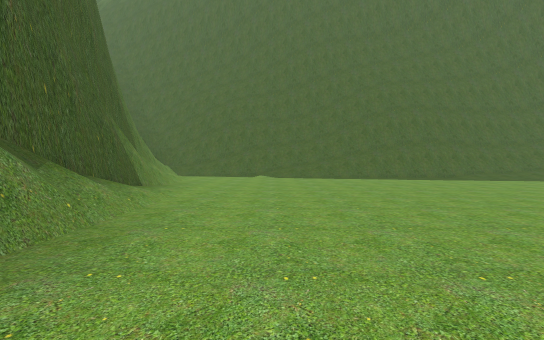
[1] (above)

22 first-person views from a walk through a Unity game level. The camera is 1.2 m above the floor, tilts 2° down and sees 90° across. The floor is counted in squares, 2 m on a side. Each view is taken from the middle of a square. On the plan, view 1 faces up. The plan holds only what a view shows up to about 9 squares ahead; the rest is blank. The place goes on beyond the plan. Some trees and plants on the terrain are drawn as simple stand-ins. The player character is not drawn.

[2]
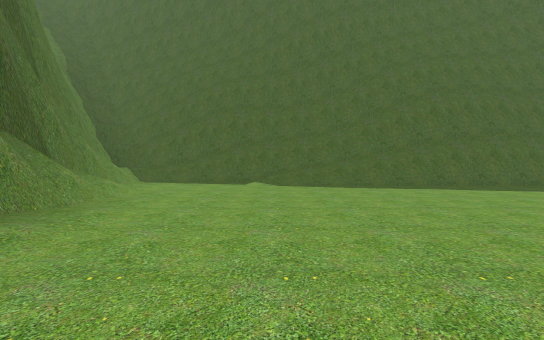

[3]
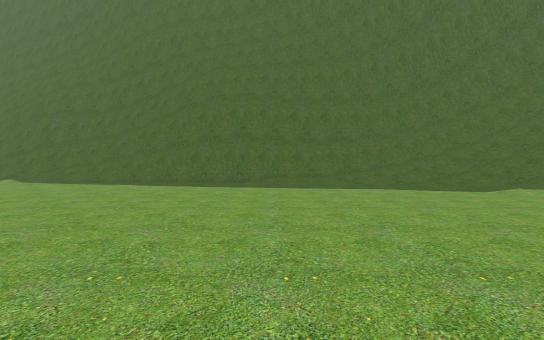

[4]
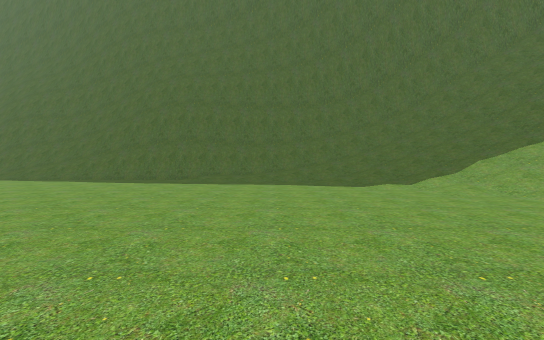

[5]
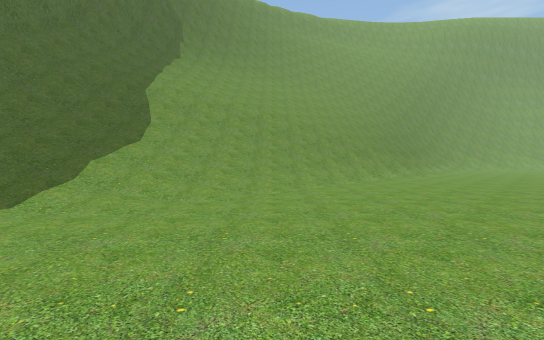

[6]
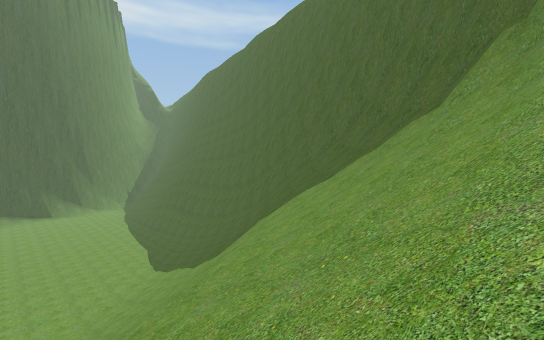

[7]
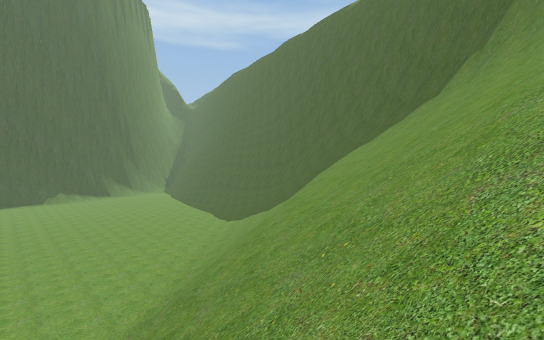

[8]
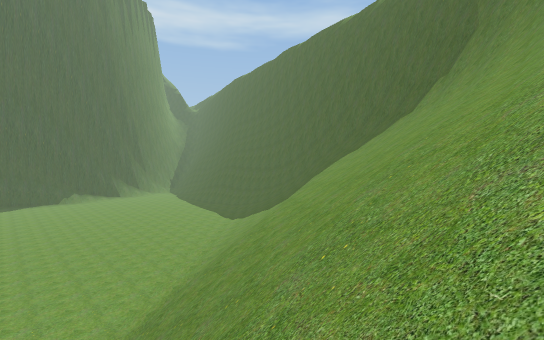

[9]
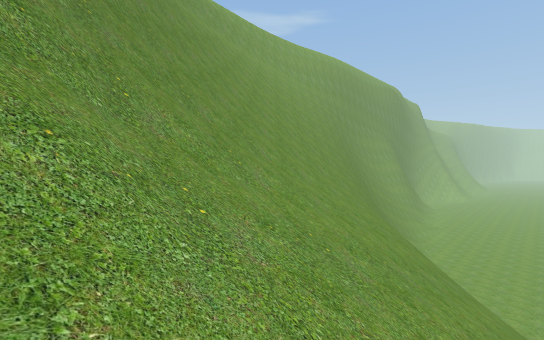

[10]
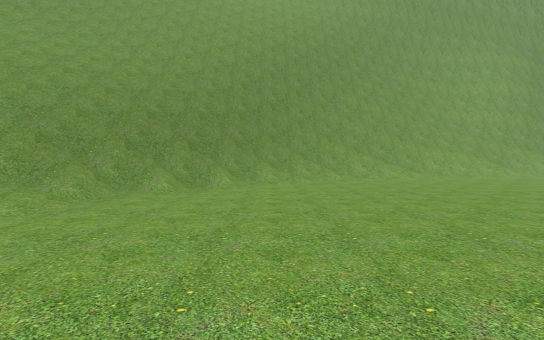

[11]
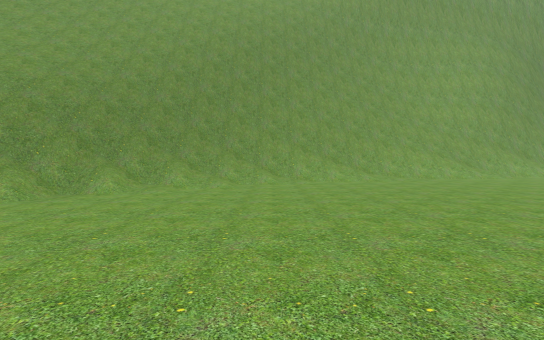

[12]
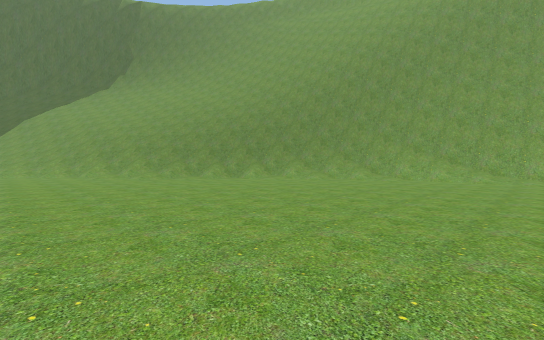

[13]
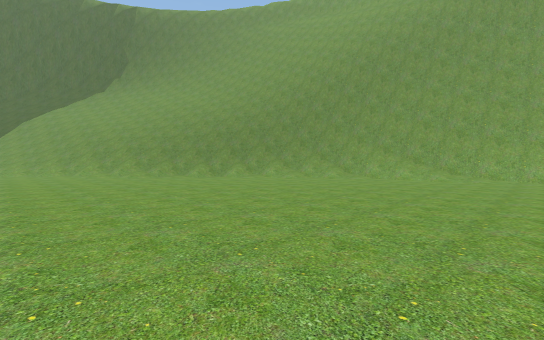

[14]
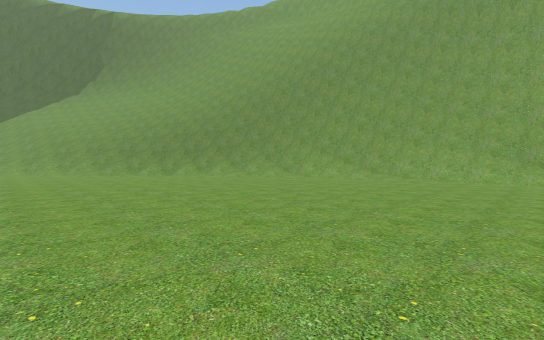

[15]
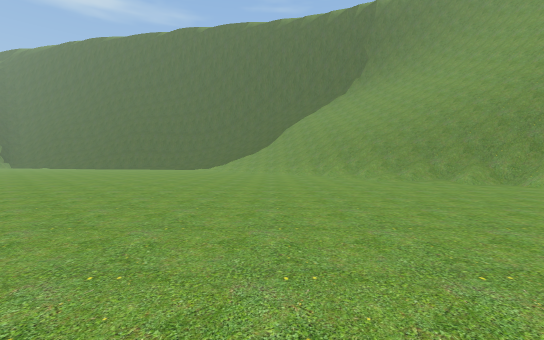

[16]
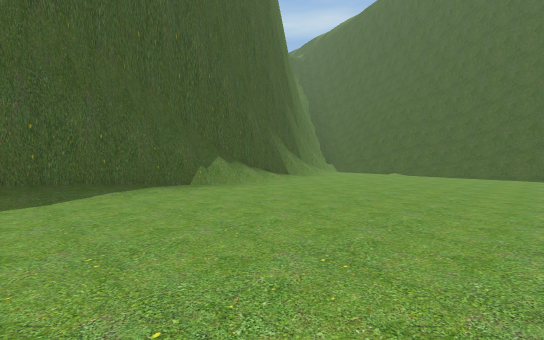

[17]
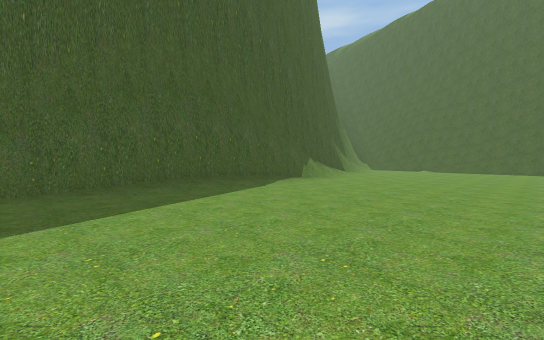

[18]
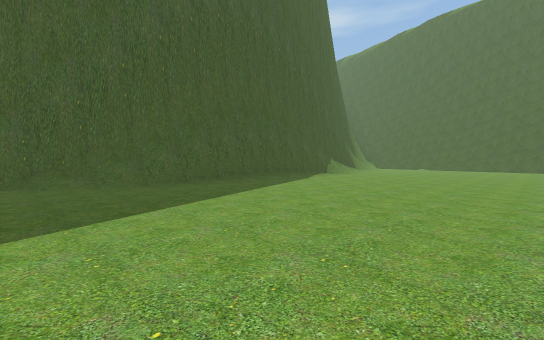

[19]
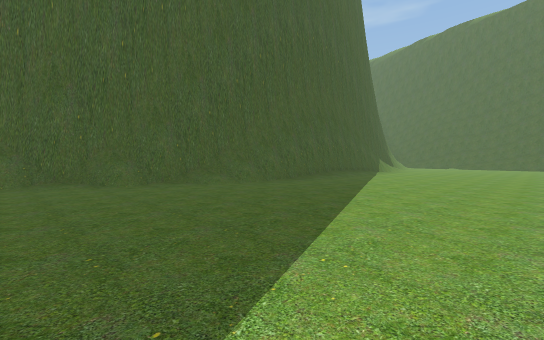

[20]
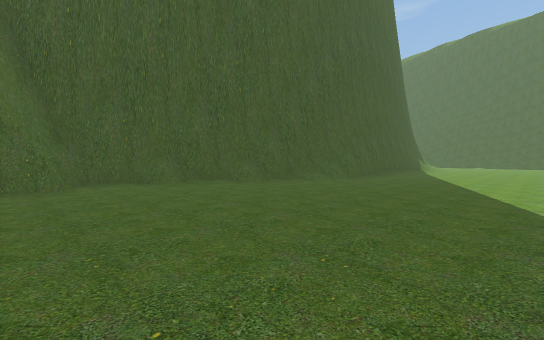

[21]
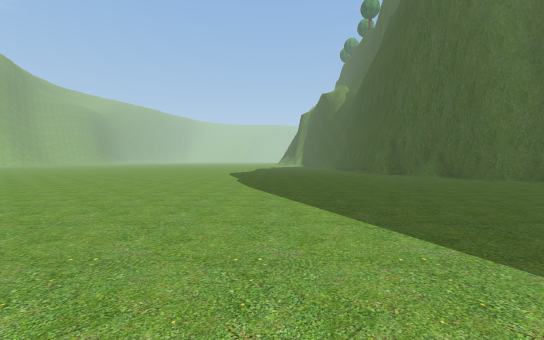

[22]
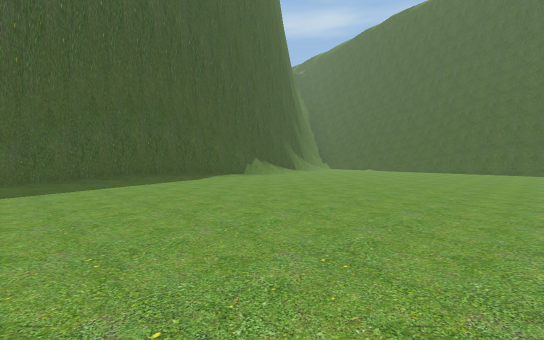

### Floor plan
Key: @ floor where view 1 was taken; # wall or solid block; . floor; / step, stairs or slope; = window, fence, low wall or low ledge; ^ raised ledge; v drop or lower ground.
Columns run from 5 left of view 1 to 27 right of it. Each row starts with its distance up from view 1.
 12 #########
 11 #///==//################
 10 #=...////####//////=#=####
  9 ##/........./////////////##
  8  #/.............//////////##
  7  #=..............//////////##
  6  ##...............//////////##
  5   #/.............../////////=##
  4   #/...............//////////##
  3   #/................//////////##
  2   ##................./////////##
  1    #......... .  .....////////##
  0    #/@.......   .......///////^#
 -1    #/..................///////##
 -2    #/...................///=//##
 -3    #/........ ............/=#v##
 -4    #/........  ............/####
 -5    #.........   ............/###
 -6    #.........    ...........//##
 -7   ##.......       .........../##
 -8   #/.......        ...........=#
 -9   #.........        ........../#
-10  ##..........        ........./##
-11  #............       ........./##
-12 ##.............      ........../#
-13 #...............      ........./#
-14 ##...............     ........./#
-15 ##...............             ./

Positions as (right, up) in squares from view 1, and headings:
1: (0, 0), facing up
2: (0, 3), facing up
3: (7, 2), facing up
4: (9, 1), facing up
5: (9, 4), facing right
6: (22, 3), facing up-left
7: (23, -1), facing up-left
8: (24, -2), facing up-left
9: (21, 6), facing down-right
10: (16, -5), facing right
11: (17, -7), facing right
12: (16, -11), facing up-right
13: (16, -12), facing up-right
14: (17, -14), facing up-right
15: (16, -10), facing up
16: (4, -2), facing up-left
17: (4, -6), facing up-left
18: (5, -9), facing up-left
19: (4, -12), facing up-left
20: (3, -15), facing up-left
21: (3, -6), facing down
22: (7, -6), facing up-left
